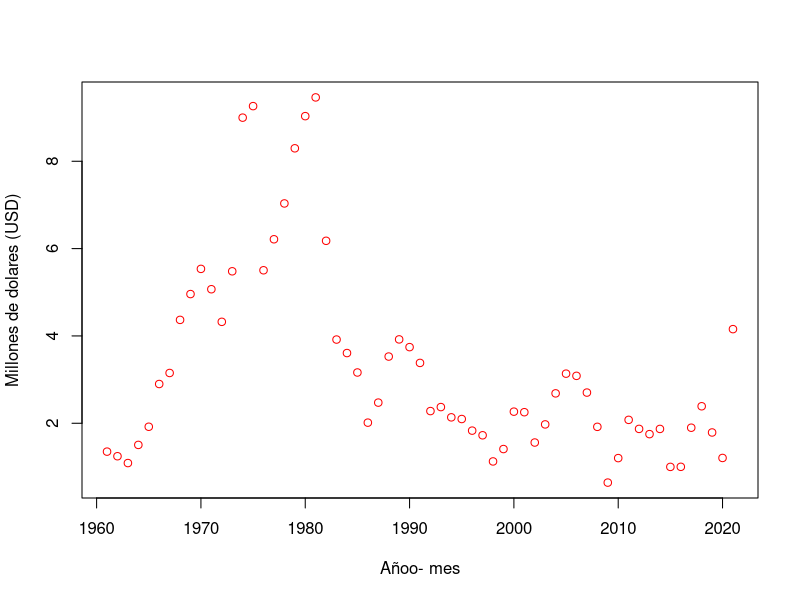
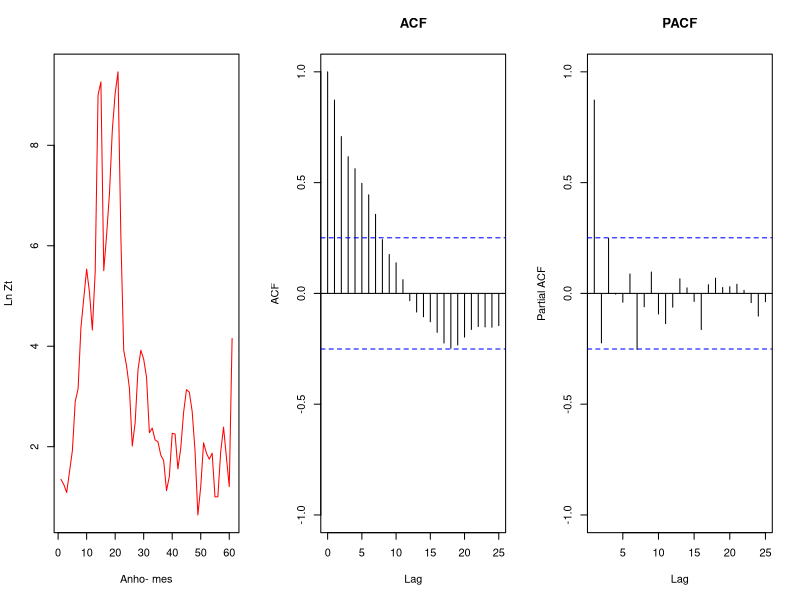
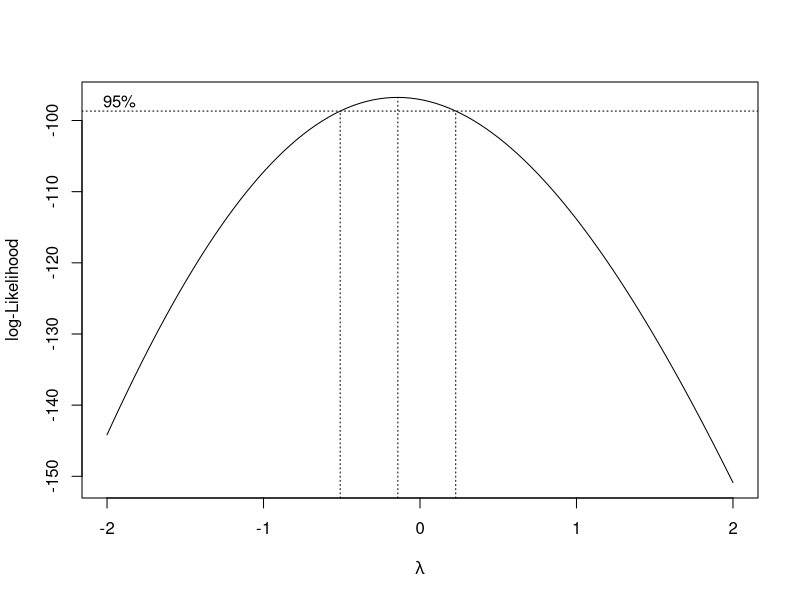
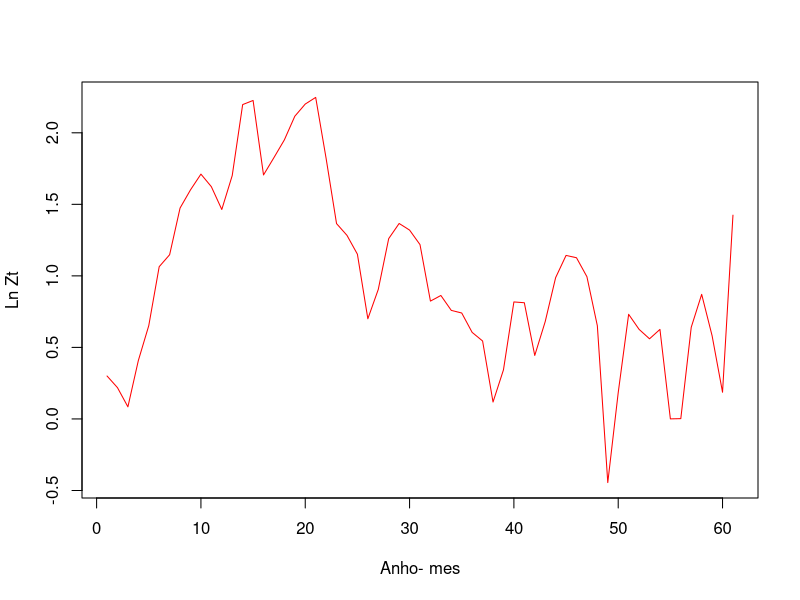
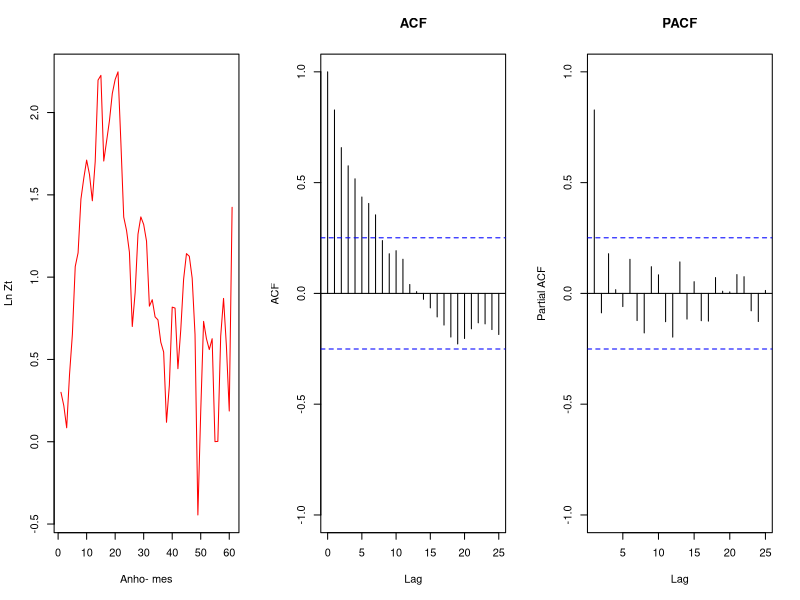
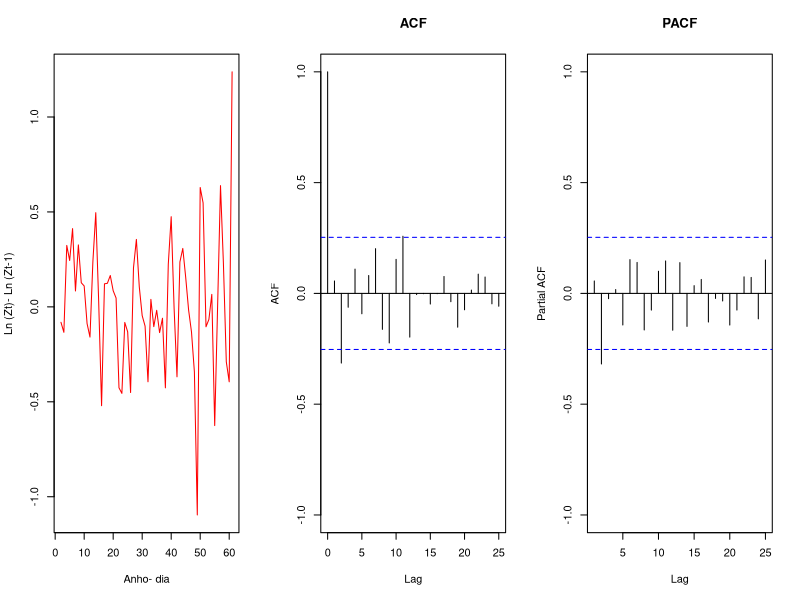
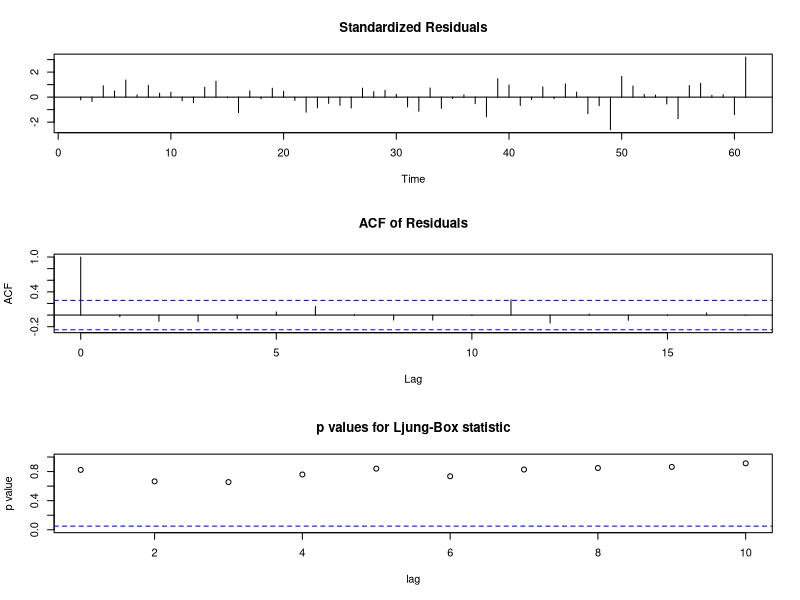

The R script that drew these images, in order:

# 0. Paquetes ####

library(forecast)
library(MASS)
library(urca)
library(tseries)

# 1. Datos ####
datos = readxl::read_xlsx("datos.xlsx")


# 2. Serie ####
serie=ts(datos$Inflacion)
años = datos$año
windows()
plot(y=serie,x=años, xlab="Añoo- mes", ylab="Millones de dolares (USD)", col="red")


windows()
par(mfrow=c(1,3))
plot(serie, xlab="Anho- mes", ylab="Ln Zt", col="red")
acf(serie, lag=25,ylim=c(-1,1), main="ACF")
acf(serie, lag=25,ylim=c(-1,1), type="partial", main="PACF")

modelo1 <- auto.arima(serie)
summary(modelo1)

arima(serie, order = c(1,0,0), method = "CSS-ML")

# 4. TRANSFORMACION ####
windows()
bc1<- boxcox(serie~1)

lam1<-bc1$x[which.max(bc1$y)]  #para saber que tramsformacion hacerle segun box-cox
lam1
serie_t=log(serie)##Serie Transformada
windows()
plot(serie_t, xlab="Anho- mes", ylab="Ln Zt", col="red")

windows()
par(mfrow=c(1,3))
plot(serie_t, xlab="Anho- mes", ylab="Ln Zt", col="red")
acf(serie_t, lag=25,ylim=c(-1,1), main="ACF")
acf(serie_t, lag=25,ylim=c(-1,1), type="partial", main="PACF")

modelo1 <- auto.arima(serie_t)
summary(modelo1)

##Prueba Estacionariedad
dfserie<-ur.df(serie_t,lags = 3) # el n?mero de rezagos no afecta los resultados

# 5. Diferenciación ####
dts<-diff(serie_t,differences =1)
#length(dts)/4
##Prueba Estacionariedad
dfserie<-ur.df(dts,lags = 3) # el n?mero de rezagos no afecta los resultados

summary(dfserie)##Dados los reultados, nos quedamos con d=1


adf.test(dts)

##Analizar ACF y PACF
windows()
par(mfrow=c(1,3))
plot(dts, xlab="Anho- dia", ylab="Ln (Zt)- Ln (Zt-1)", col="red")
acf(dts, lag=25,ylim=c(-1,1), main="ACF")
acf(dts, lag=25,ylim=c(-1,1), type="partial", main="PACF")


modelo1 <- auto.arima(serie_t)
summary(modelo1)

modelo1 <- auto.arima(dts)
summary(modelo1)

summary(arima(dts, order = c(1,0,1), method = "CSS-ML"))

x11()
tsdiag(modelo1)



